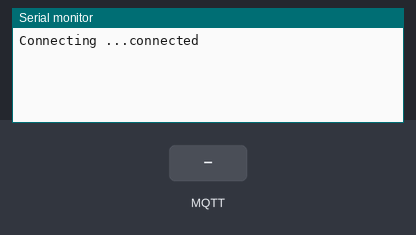
The sketch below on a simulated Arduino Uno, built with avr-gcc and run on an emulated ATmega328P. Shown: the last lines printed to the serial monitor. The test bench sets the inputs (shaded band). WiFi joins after 1.5 s; servers stay silent unless stated; no MQTT or app messages arrive unless stated.

Above: at 2.7 s.
2.8 s: MQTT message "1" arrives on the first subscribed topic
At 12.7 s:
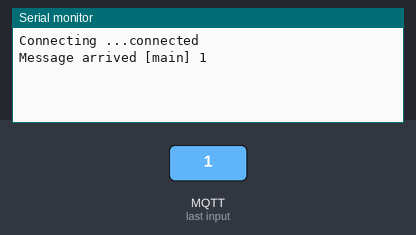
13.0 s: MQTT message "on" arrives on the first subscribed topic
At 22.7 s:
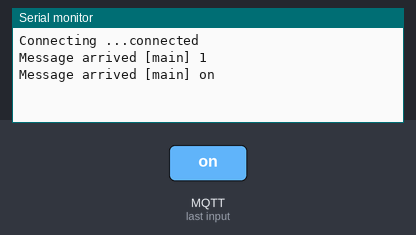
23.0 s: MQTT message "off" arrives on the first subscribed topic
At 32.9 s:
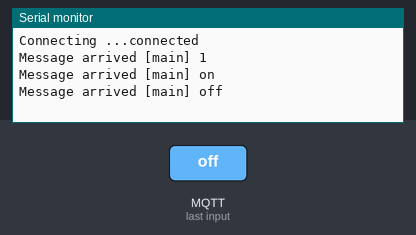

The sketch:

mosquito_test_reader_writer.ino
```cpp
#include <SPI.h>
#include <Ethernet.h>
#include <PubSubClient.h>

// Direccion MAC
byte mac[] = { 0xDE, 0xAD, 0xBE, 0xEF, 0xFE, 0xE6 };

// IP del servidor
IPAddress mqtt_server(192, 168, 0, 100);

// Topic con el que trabajamos
const char* topicName = "main";

EthernetClient ethClient;
PubSubClient client(ethClient);

void callback(char* topic, byte* payload, unsigned int length) {
  Serial.print("Message arrived [");
  Serial.print(topic);
  Serial.print("] ");
  int i=0;
  for (i=0;i<length;i++) {
    Serial.print((char)payload[i]);
  }
  Serial.println();
}
int a = 0;
void setup()
{
  Serial.begin(9600);
  if (Ethernet.begin(mac) == 0) {
    Serial.println("Failed to configure Ethernet using DHCP");
  }
  client.setServer(mqtt_server, 1883);
  client.setCallback(callback);
}

void loop()
{
  if (!client.connected()) {
      Serial.print("Connecting ...");
      if (client.connect("arduino1")) {
        Serial.println("connected");
        client.subscribe(topicName);
      } else {
        delay(5000);
      }
  }
  // Cliente a la escucha
  client.loop();
  delay(10000);
  client.publish(topicName, "UESA" );
  a++;
}
```

Measured:
- after the input at 2.8 s, the serial monitor: prints a new line after 8.8 s (image 1)
- after the input at 13.0 s, the serial monitor: prints a new line after 8.6 s (image 2)
- after the input at 23.0 s, the serial monitor: prints a new line after 8.6 s (image 3)
